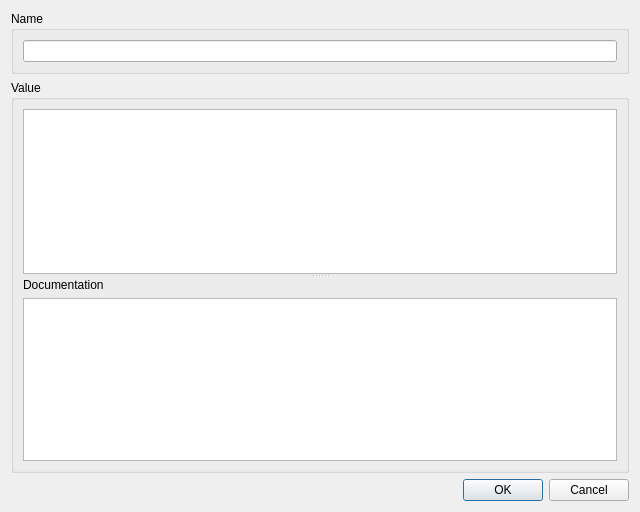
<?xml version="1.0" encoding="UTF-8"?>
<ui version="4.0">
 <class>Beautifier::Internal::ConfigurationDialog</class>
 <widget class="QDialog" name="Beautifier::Internal::ConfigurationDialog">
  <property name="geometry">
   <rect>
    <x>0</x>
    <y>0</y>
    <width>640</width>
    <height>512</height>
   </rect>
  </property>
  <layout class="QVBoxLayout" name="verticalLayout">
   <item>
    <widget class="QGroupBox" name="groupBox">
     <property name="title">
      <string>Name</string>
     </property>
     <layout class="QVBoxLayout" name="verticalLayout_2">
      <item>
       <widget class="QLineEdit" name="name"/>
      </item>
     </layout>
    </widget>
   </item>
   <item>
    <widget class="QGroupBox" name="groupBox_2">
     <property name="title">
      <string>Value</string>
     </property>
     <layout class="QVBoxLayout" name="verticalLayout_4">
      <item>
       <widget class="QSplitter" name="splitter">
        <property name="orientation">
         <enum>Qt::Vertical</enum>
        </property>
        <property name="childrenCollapsible">
         <bool>false</bool>
        </property>
        <widget class="Beautifier::Internal::ConfigurationEditor" name="editor"/>
        <widget class="QWidget" name="layoutWidget">
         <layout class="QVBoxLayout" name="verticalLayout_3">
          <item>
           <widget class="QLabel" name="documentationHeader">
            <property name="text">
             <string>Documentation</string>
            </property>
           </widget>
          </item>
          <item>
           <widget class="QTextEdit" name="documentation">
            <property name="readOnly">
             <bool>true</bool>
            </property>
           </widget>
          </item>
         </layout>
        </widget>
       </widget>
      </item>
     </layout>
    </widget>
   </item>
   <item>
    <widget class="QDialogButtonBox" name="buttonBox">
     <property name="orientation">
      <enum>Qt::Horizontal</enum>
     </property>
     <property name="standardButtons">
      <set>QDialogButtonBox::Cancel|QDialogButtonBox::Ok</set>
     </property>
    </widget>
   </item>
  </layout>
 </widget>
 <customwidgets>
  <customwidget>
   <class>Beautifier::Internal::ConfigurationEditor</class>
   <extends>QPlainTextEdit</extends>
   <header location="global">beautifier/configurationeditor.h</header>
  </customwidget>
 </customwidgets>
 <resources/>
 <connections>
  <connection>
   <sender>buttonBox</sender>
   <signal>accepted()</signal>
   <receiver>Beautifier::Internal::ConfigurationDialog</receiver>
   <slot>accept()</slot>
   <hints>
    <hint type="sourcelabel">
     <x>248</x>
     <y>254</y>
    </hint>
    <hint type="destinationlabel">
     <x>157</x>
     <y>274</y>
    </hint>
   </hints>
  </connection>
  <connection>
   <sender>buttonBox</sender>
   <signal>rejected()</signal>
   <receiver>Beautifier::Internal::ConfigurationDialog</receiver>
   <slot>reject()</slot>
   <hints>
    <hint type="sourcelabel">
     <x>316</x>
     <y>260</y>
    </hint>
    <hint type="destinationlabel">
     <x>286</x>
     <y>274</y>
    </hint>
   </hints>
  </connection>
 </connections>
</ui>
